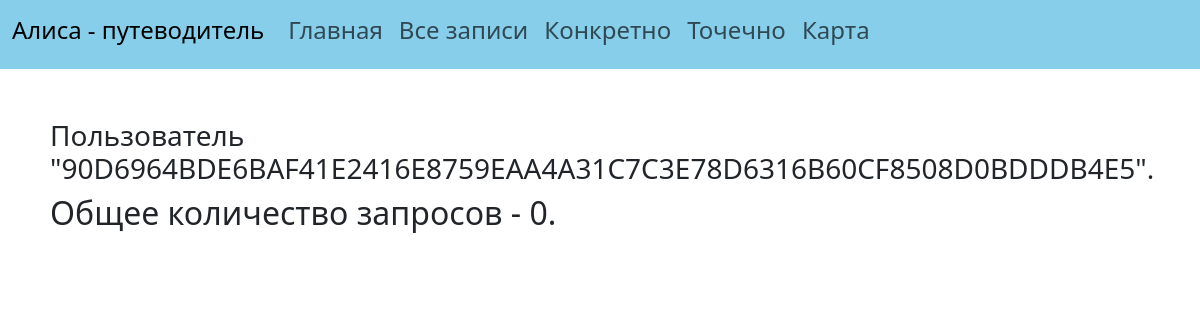
The app's page /user_statistics/90D6964BDE6BAF41E2416E8759EAA4A31C7C3E78D6316B60CF8508D0BDDDB4E5, older data.
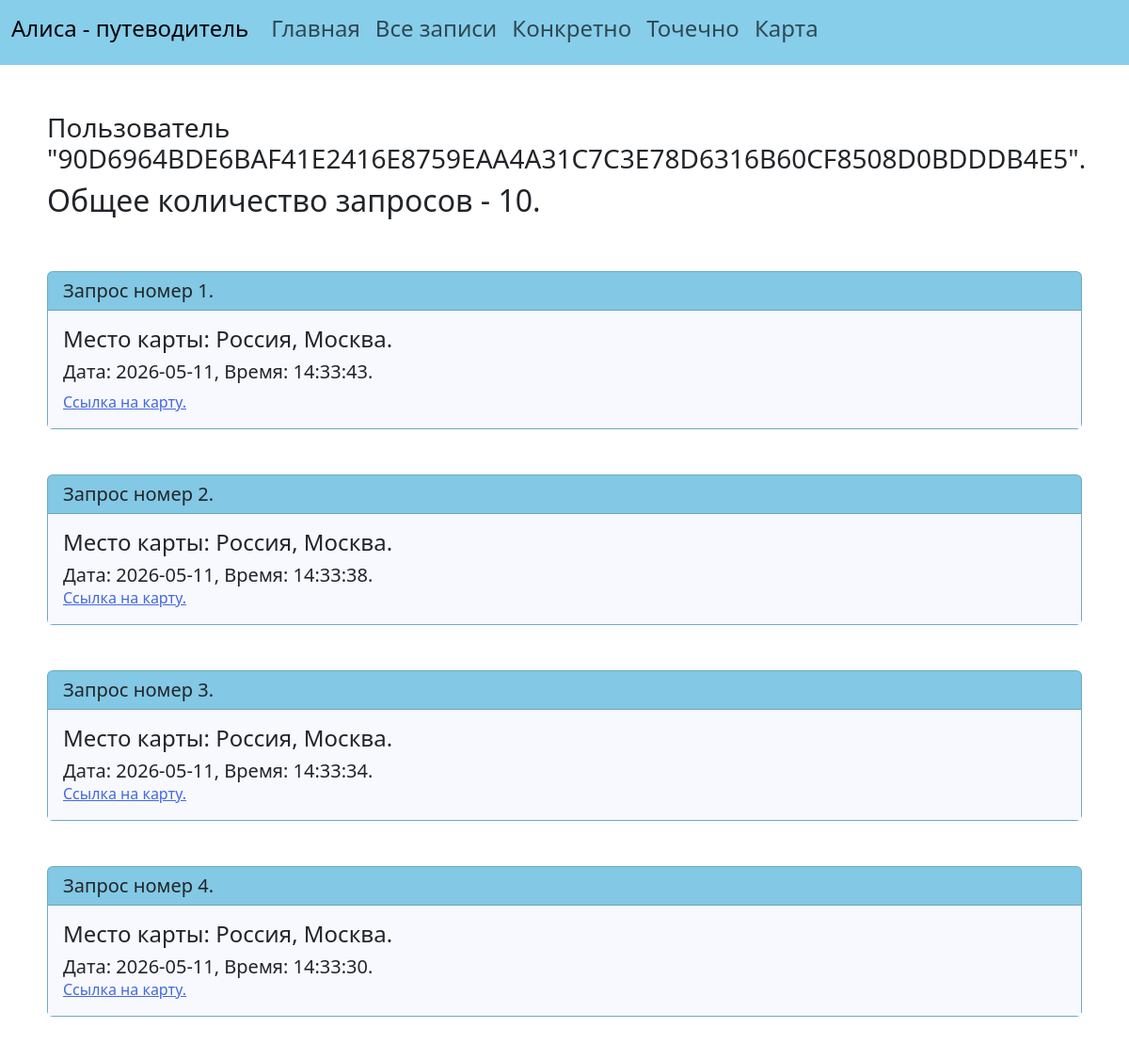
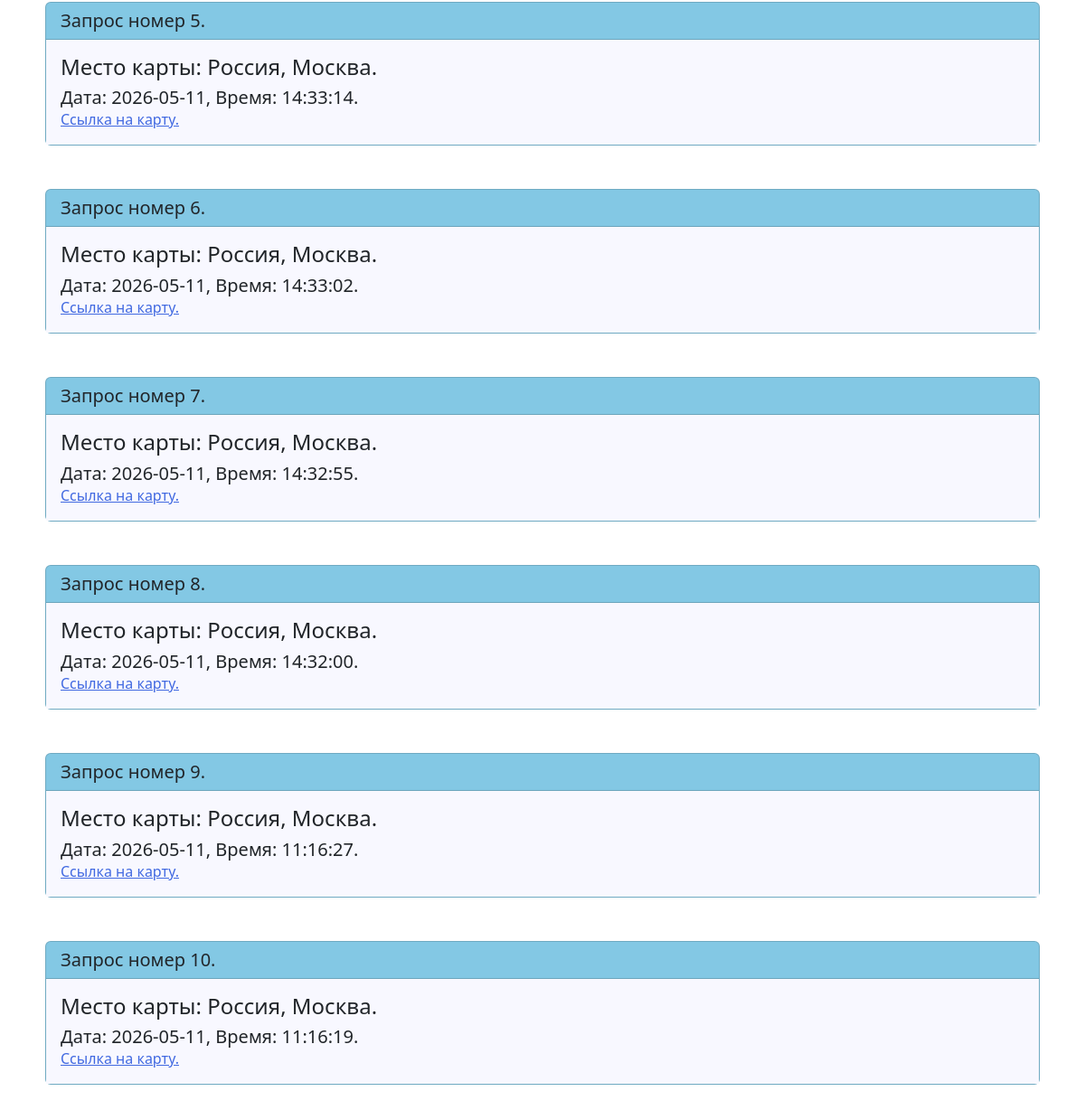
The same page, newer data (2 pictures, top to bottom).
### data/statistics.py (models this page shows)
class Statistics(SqlAlchemyBase):
    __tablename__ = 'statistics'
    id = sqlalchemy.Column(sqlalchemy.Integer, primary_key=True, autoincrement=True)
    user_id = sqlalchemy.Column(sqlalchemy.String, nullable=True)
    url = sqlalchemy.Column(sqlalchemy.String, nullable=False)
    picture_id = sqlalchemy.Column(sqlalchemy.String, nullable=False)
    full_name_place = sqlalchemy.Column(sqlalchemy.String, nullable=False)
    created_date = sqlalchemy.Column(sqlalchemy.DateTime, default=datetime.datetime.now)

### main.py (the view)
@app.route('/user_statistics/<string:user_id>')
def user_statistics(user_id):
    db_sess = db_session.create_session()
    requests = db_sess.query(Statistics).filter(Statistics.user_id == user_id).all()
    transform_list = list(map(lambda x:
                              [x.full_name_place, x.created_date.strftime("Дата: %Y-%m-%d, Время: %H:%M:%S"), x.url],
                              requests))[::-1]
    return render_template("user_statistics.html",
                           user_id=user_id, number=len(transform_list), requests=transform_list)

### data/db_session.py (called while the page is built)
def create_session() -> Session:
    global __factory
    return __factory()

### templates/user_statistics.html
{% extends "base.html" %}
{% set title = 'Статистика пользователя' %}
{% block content %}
    <h3>Пользователь "{{user_id}}".</h3>
    <h2>Общее количество запросов - {{number}}.</h2>
    <br>
    <br>
    {% for line in requests %}
        <div class="card" style="background-color: skyblue">
            <h5 class="card-header">Запрос номер {{loop.index}}.</h5>
            <div class="card-body" style="background-color: ghostwhite">
                <h4 class="card-title">Место карты: {{line[0]}}.</h4>
                <h5 class="card-text">{{line[1]}}.</h5>
                <a target="_blank" href="{{line[2]}}" class="card-text">Ссылка на карту.<a/>
            </div>
        </div>
        <br>
        <br>
    {% endfor %}
{% endblock %}

Row changes from the older to the newer data that the page shows:
added Statistics: full_name_place "Россия, Москва", line "Дата: 2026-05-11, Время: 14:33:43"
added Statistics: full_name_place "Россия, Москва", line "Дата: 2026-05-11, Время: 14:33:38"
added Statistics: full_name_place "Россия, Москва", line "Дата: 2026-05-11, Время: 14:33:34"
added Statistics: full_name_place "Россия, Москва", line "Дата: 2026-05-11, Время: 14:33:30"
added Statistics: full_name_place "Россия, Москва", line "Дата: 2026-05-11, Время: 14:33:14"
added Statistics: full_name_place "Россия, Москва", line "Дата: 2026-05-11, Время: 14:33:02"
added Statistics: full_name_place "Россия, Москва", line "Дата: 2026-05-11, Время: 14:32:55"
added Statistics: full_name_place "Россия, Москва", line "Дата: 2026-05-11, Время: 14:32:00"
added Statistics: full_name_place "Россия, Москва", line "Дата: 2026-05-11, Время: 11:16:27"
added Statistics: full_name_place "Россия, Москва", line "Дата: 2026-05-11, Время: 11:16:19"
Text that changed along with them:
{{ number }}: "0" → "10"
